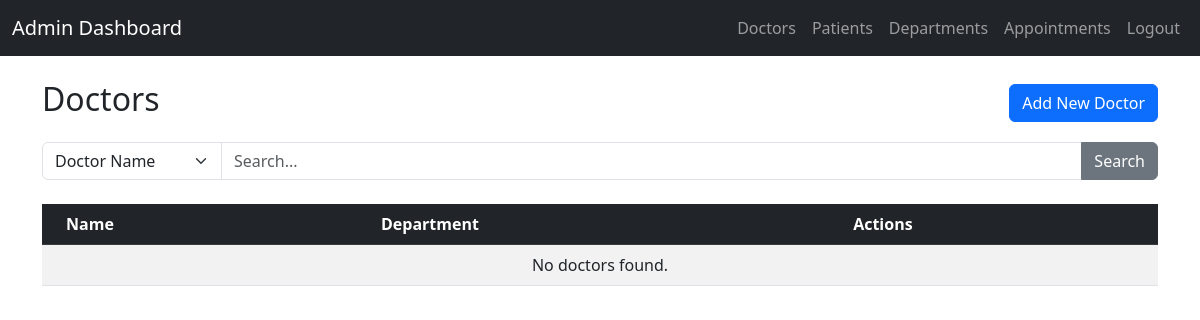
/admin/doctors (signed in), run on an earlier commit of the app's database.
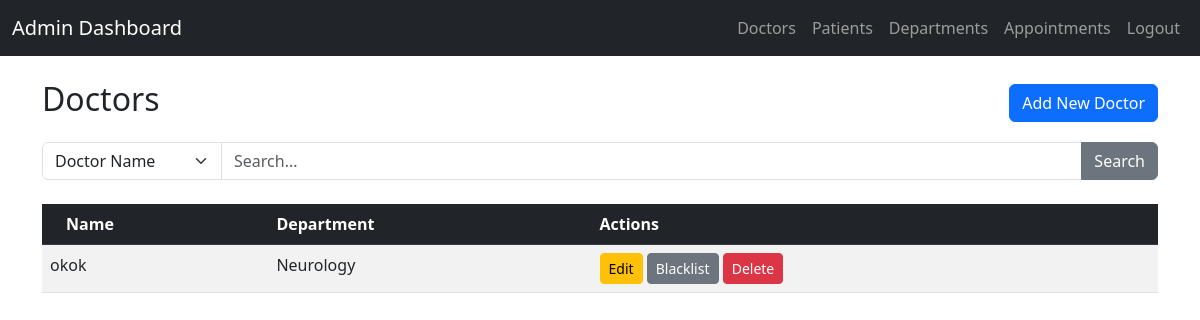
And on a later commit of the database.
### controller/models.py (models this page shows)
class Doctor(db.Model):
    __tablename__='doctor'
    doctor_id=db.Column(db.Integer,primary_key=True,autoincrement=True)
    user_id = db.Column(db.Integer, db.ForeignKey('user.user_id'), nullable=False)
    department_id = db.Column(db.Integer, db.ForeignKey('department.department_id'), nullable=False)
    name=db.Column(db.String(50), nullable=False)
    experience=db.Column(db.Integer, nullable=False)
    about=db.Column(db.Text, nullable=False)
    user = db.relationship('User', uselist=False)
    department = db.relationship('Department', back_populates='doctors',uselist=False)
    availabilities = db.relationship('DoctorAvailability', back_populates='doctor',uselist=True)
    appointments = db.relationship('Appointment', back_populates='doctor',uselist=True)

class Department(db.Model):
    __tablename__='department'
    department_id=db.Column(db.Integer,primary_key=True,autoincrement=True)
    name=db.Column(db.String(50), nullable=False,unique=True)
    description=db.Column(db.Text, nullable=False)
    doctors = db.relationship('Doctor', back_populates='department',uselist=True)

### controller/admin_routes.py (the view)
@admin.route('/doctors')
@login_required
def admin_doctors():
    if current_user.role.role != 'Admin':
        return redirect(url_for('main.dashboard'))
    else:
        search_by = request.args.get('search_by', 'name')  # default = name
        query = request.args.get('query', '').strip()
        doctors = Doctor.query
        if query:
            if search_by == 'name':
                doctors = doctors.filter(Doctor.name.ilike(f"%{query}%"))
            elif search_by == 'department':
                doctors = doctors.join(Doctor.department).filter(Department.name.ilike(f"%{query}%"))
        doctors = doctors.all()
        return render_template(
            'Admin/admin_doctors.html',
            doctors=doctors,
            search_by=search_by,
            query=query
        )

### app.py (called while the page is built)
@app.before_request
def force_logout_blacklisted():
    if current_user.is_authenticated and current_user.blacklisted:
        logout_user()
        flash("Your account has been disabled.", "danger")
        return redirect(url_for('main.home'))

### controller/routes.py (called while the page is built)
@login_manager.user_loader
def load_user(user_id):
    return User.query.get(int(user_id))

### templates/Admin/admin_doctors.html (shortened to what this page needs)
{% extends "Admin/base.html" %}
{% block content %}
<div class="d-flex justify-content-between align-items-center mb-3">
    <h2>Doctors</h2>
    <a href="{{ url_for('admin.admin_create_doctor')}}" class="btn btn-primary">Add New Doctor</a>
</div>
<form class="mb-4" method="GET" action="{{ url_for('admin.admin_doctors') }}">
    <div class="input-group">
        <select name="search_by" class="form-select" style="max-width: 180px;">
            <option value="name" {% if search_by == 'name'or search_by == '' %}selected{% endif %}>Doctor Name</option>
        </select>
        <input
            type="text"
            name="query"
            class="form-control"
            placeholder="Search..."
            value="{{ query }}"
        >
        <button type="submit" class="btn btn-secondary">Search</button>
    </div>
</form>
<table class="table table-striped table-hover">
    <thead class="table-dark ">
        <tr>
            <th class="ps-4">Name</th>
            <th>Department</th>
            <th>Actions</th>
        </tr>
    </thead>
    <tbody>
        {% for doctor in doctors %}
        <tr>
            <td>{{ doctor.name }}</td>
            <td>{{ doctor.department.name }}</td>
            <td>
                <a href="{{url_for('admin.admin_doctors_edit', doctor_id=doctor.doctor_id)}}" class="btn btn-warning btn-sm">Edit</a>
                <a href="{{ url_for('admin.admin_doctors_blacklist', doctor_id=doctor.doctor_id)}}" class="btn btn-sm
                        {% if doctor.user.blacklisted %}btn-success{% else %}btn-secondary{% endif %}">
                    {% if doctor.user.blacklisted %}
                        Unblacklist
                    {% else %}
                        Blacklist
                    {% endif %}
                </a>
                <a href="{{ url_for('admin.admin_doctors_edit', doctor_id=doctor.doctor_id) }}" class="btn btn-danger btn-sm">Delete</a>
            </td>
        </tr>
        {% else %}
        <tr>
            <td colspan="4" class="text-center">No doctors found.</td>
        </tr>
        {% endfor %}
    </tbody>
</table>
{% endblock %}

### templates/Admin/base.html (shortened to what this page needs)
<!DOCTYPE html>
<html lang="en">
<head>
    <link href="https://cdn.jsdelivr.net/npm/bootstrap@5.3.0/dist/css/bootstrap.min.css" rel="stylesheet">
</head>
<body>
    <nav class="navbar navbar-expand-lg navbar-dark bg-dark">
        <div class="container-fluid">
            <a class="navbar-brand" href="{{url_for('main.dashboard')}}">Admin Dashboard</a>
            <div class="collapse navbar-collapse" id="navbarNav">
                <ul class="navbar-nav ms-auto">
                    <li class="nav-item">
                        <a class="nav-link" href="{{url_for('admin.admin_doctors')}}">Doctors</a>
                    </li>
                    <li class="nav-item">
                        <a class="nav-link" href="{{url_for('admin.admin_patients')}}">Patients</a>
                    </li>
                    <li class="nav-item">
                        <a class="nav-link" href="{{url_for('admin.admin_departments')}}">Departments</a>
                    </li>
                    <li class="nav-item">
                        <a class="nav-link" href="{{url_for('admin.admin_appointments')}}">Appointments</a>
                    </li>
                    <li class="nav-item">
                        <a class="nav-link" href="/logout">Logout</a>
                    </li>
                </ul>
            </div>
        </div>
    </nav>
    <div class="container mt-4">
        {% block content %}{% endblock %}
    </div>

What changed in the data, as far as the page shows it:
added Doctor: name "okok", department.name "Neurology"
Also different on the page:
text no longer shown: "No doctors found."
